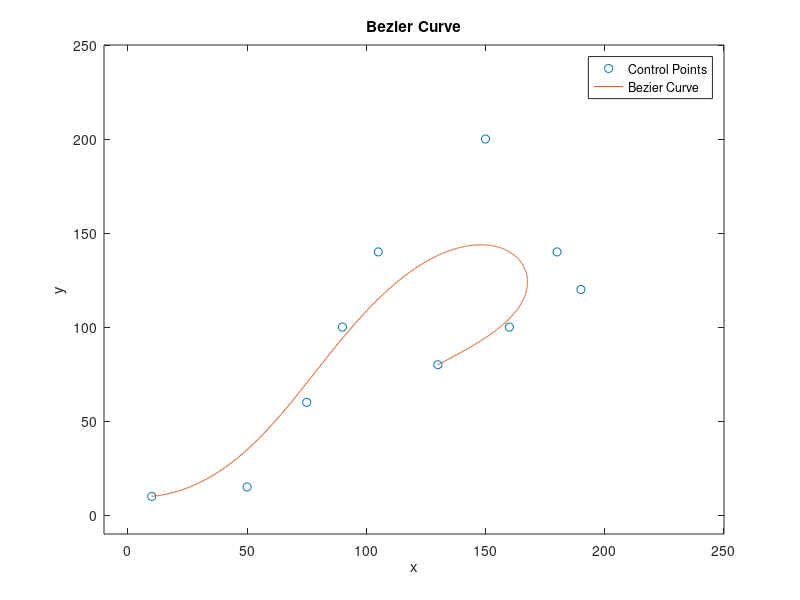

This chart was generated by the following MATLAB code:
% Define the points
X = [10 50 75 90 105 150 180 190 160 130];
Y = [10 15 60 100 140 200 140 120 100 80];

% Control points
P = [X', Y'];

% Degree of the Bezier curve
n = length(X) - 1;

% Parameter values
t = linspace(0, 1, 1000);

% Bernstein basis functions
B = @(i, n, t) nchoosek(n, i) * t.^i .* (1-t).^(n-i);

% Compute points on the Bezier curve
curve = zeros(length(t), 2);
for i = 0:n
    curve = curve + P(i+1,:) .* B(i,n,t)';
end

% Plot the points and the Bezier curve
plot(X, Y, 'o', curve(:,1), curve(:,2), '-')
xlim([-10 250])
ylim([-10 250])
title('Bezier Curve')
xlabel('x')
ylabel('y')
legend('Control Points', 'Bezier Curve')